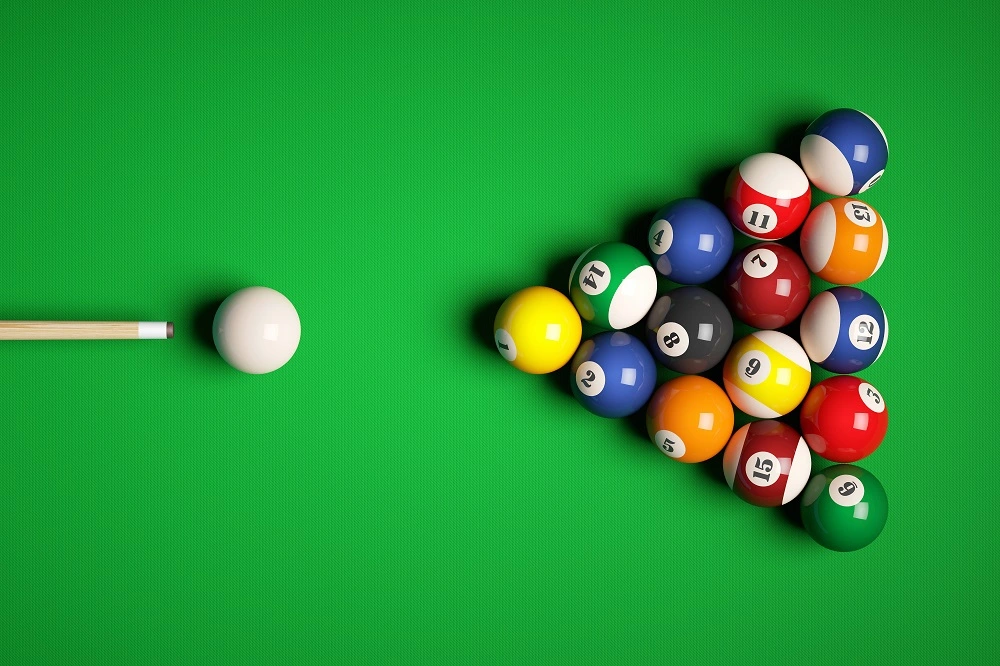
#> input picture AI_Source/AI_01/6_1.OpenCV/images/Billiard.jpg, 1000 x 666 px
$ python OpenCV_addWeighted.py
#> lines starting #> are read from the running program, lines starting #| are printed output that depends on the picture; after the words box and inside, x2 and y2 are one past the last pixel; in counts of white or black regions, pixels touching at a corner belong together
### AI_Source/AI_01/6_1.OpenCV/OpenCV_show_func.py
import cv2
import matplotlib.pyplot as plt

def img_show(title='image', img=None, figsize=(8, 5)):
  plt.figure(figsize=figsize)

  if type(img) == list:
    if type(title) == list:
      titles = title
    else:
      titles = []

      for i in range(len(img)):
        titles.append(title)

    for i in range(len(img)):
      # 흑백을 RGB로, BGR을 RGB로 변경하는 작업
      if len(img[i].shape) <= 2:
        rgbImg = cv2.cvtColor(img[i], cv2.COLOR_GRAY2RGB)
      else:
        rgbImg = cv2.cvtColor(img[i], cv2.COLOR_BGR2RGB)

      # plt.subplot(
      #   1,
      #   len(img),
      #   i + 1,
      # )

      plt.subplot(
        1,
        len(img),
        i + 1
      )

      plt.imshow(rgbImg)
      plt.title(title[i])
      plt.xticks([])
      plt.yticks([])

    plt.show()

  else:
    # 흑백을 RGB로, BGR을 RGB로 변경하는 작업
    if len(img.shape) < 3:
      rgbImg = cv2.cvtColor(img, cv2.COLOR_GRAY2RGB)
    else:
      rgbImg = cv2.cvtColor(img, cv2.COLOR_BGR2RGB)

    plt.imshow(rgbImg)
    plt.title(title)
    plt.xticks([])
    plt.yticks([])
    plt.show()

### AI_Source/AI_01/6_1.OpenCV/OpenCV_addWeighted.py
import cv2
from OpenCV_show_func import img_show

src = cv2.imread('./images/Billiard.jpg', cv2.IMREAD_COLOR)
#> src is the input picture: shape (666, 1000, 3); mean B, G, R 57.3, 151.7, 40
hsv = cv2.cvtColor(src, cv2.COLOR_BGR2HSV)
#> hsv: shape (666, 1000, 3); mean H, S, V 63.5, 209.6, 158.6
h, s, v = cv2.split(hsv)
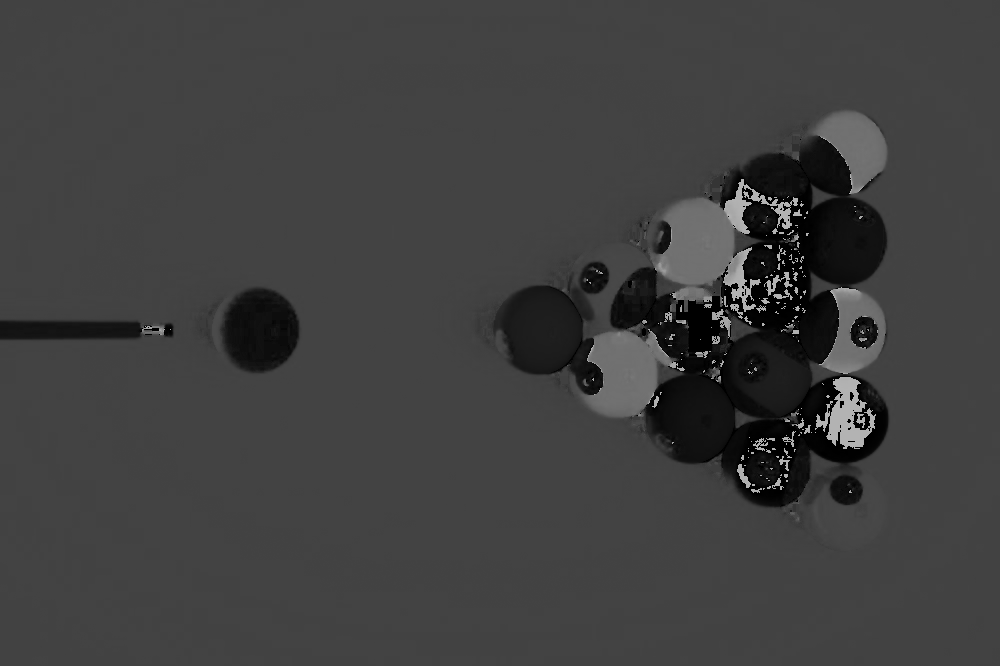
#> h: shape (666, 1000); min 0, max 179, mean 63.5
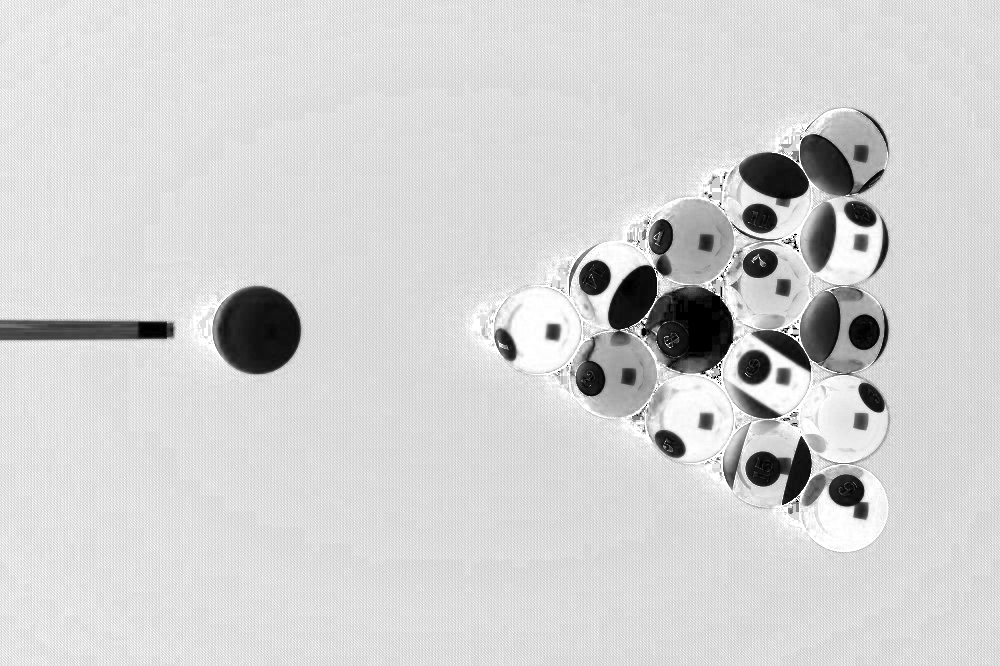
#> s: shape (666, 1000); min 0, max 255, mean 209.6
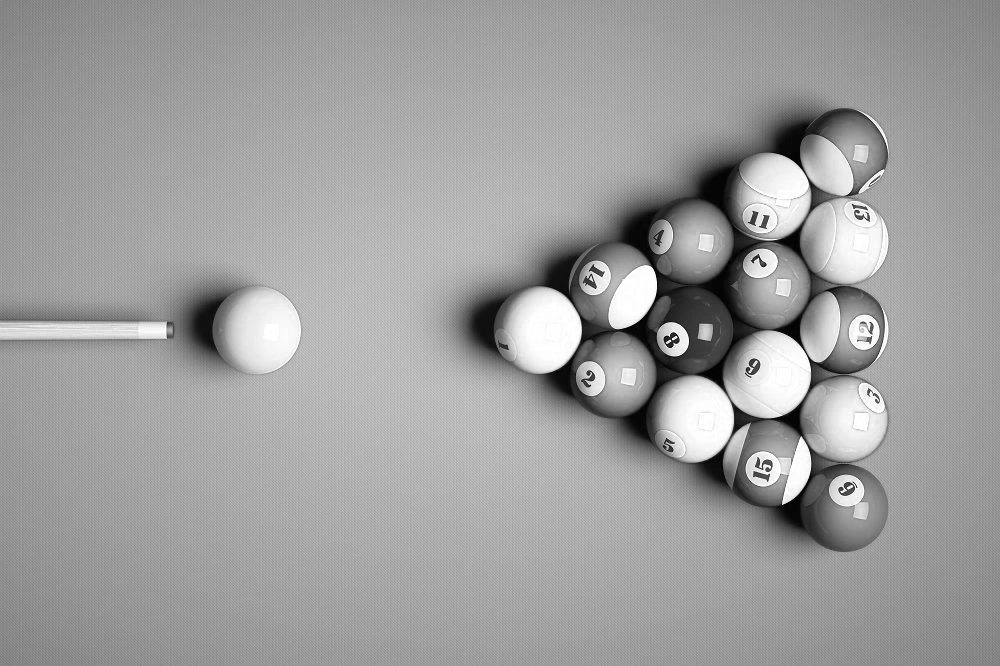
#> v: shape (666, 1000); min 0, max 255, mean 158.6

lower_red = cv2.inRange(
  hsv,
  (0, 100, 100),
  (5, 255, 255)
)
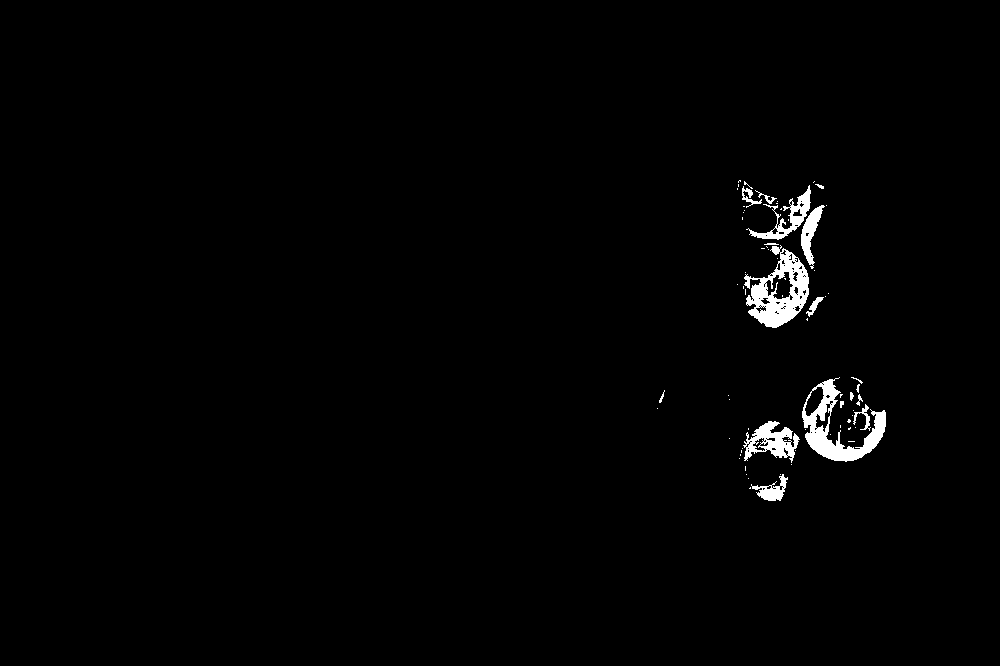
#> lower_red: shape (666, 1000); 1.3% white; 72 white regions (55 under 20 px), largest, box (x1, y1, x2, y2) and area: (744, 245, 809, 328) 2523, (802, 377, 886, 462) 2347, (743, 421, 800, 463) 1138

upper_red = cv2.inRange(
  hsv,
  (170, 100, 100),
  (180, 255, 255)
)
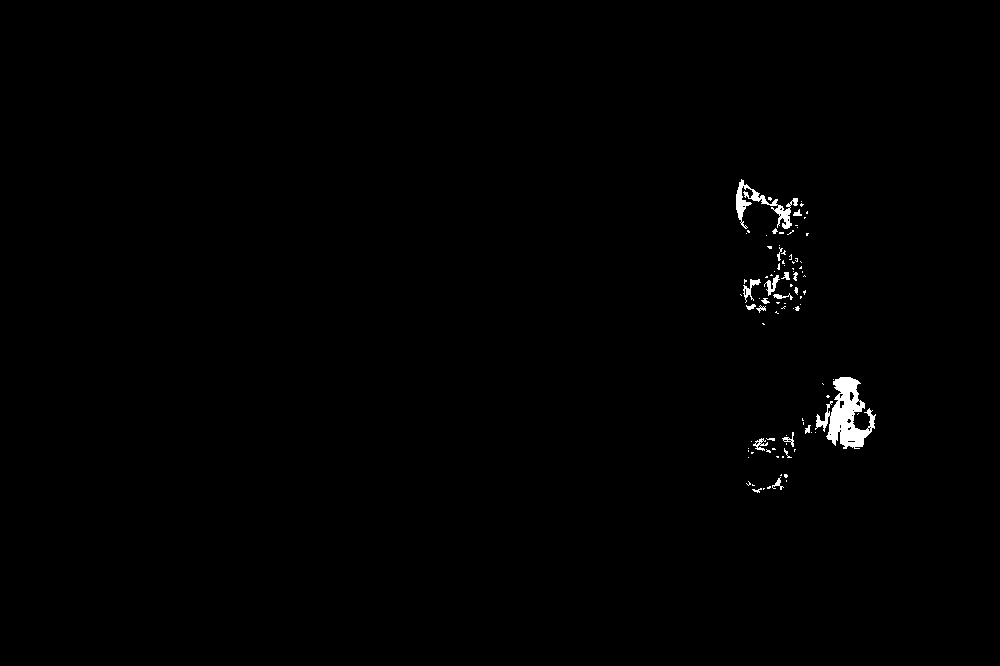
#> upper_red: shape (666, 1000); 0.61% white; 93 white regions (73 under 20 px), largest, box (x1, y1, x2, y2) and area: (815, 377, 876, 449) 2029, (736, 179, 798, 229) 786, (743, 279, 761, 303) 136

added_red = cv2.addWeighted(
  lower_red,
  1.0,
  upper_red,
  1.0,
  0.0
)
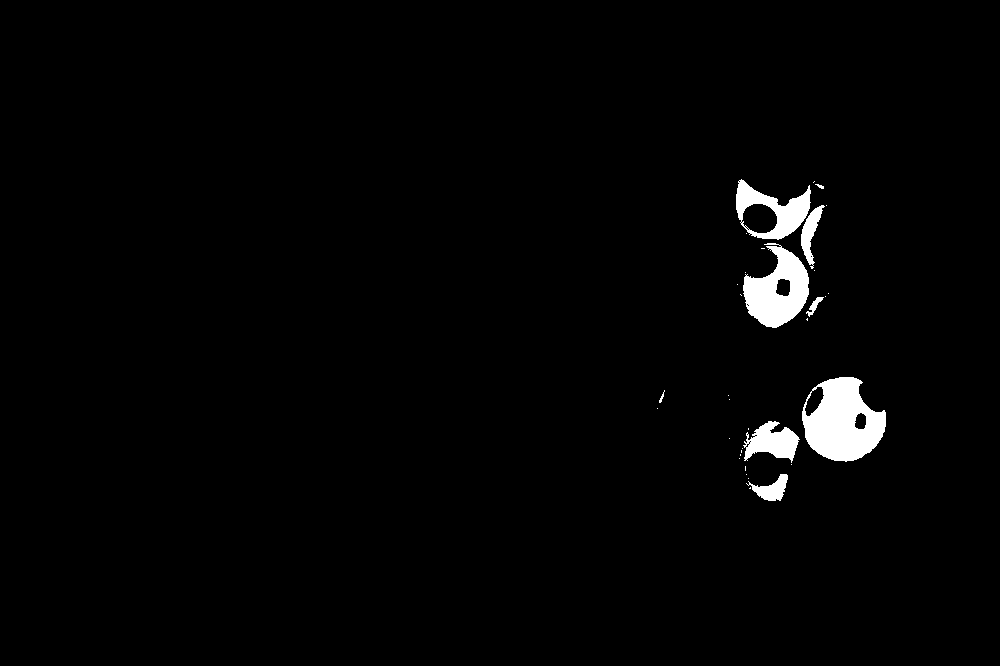
#> added_red: shape (666, 1000); 1.9% white; 34 white regions (25 under 20 px), largest, box (x1, y1, x2, y2) and area: (802, 377, 886, 462) 4726, (743, 243, 809, 328) 3267, (736, 179, 811, 240) 2008

red = cv2.bitwise_and(
  hsv,
  hsv,
  mask=added_red
)
#> red: shape (666, 1000, 3); mean H, S, V 1.1, 4.1, 3.4

red = cv2.cvtColor(red, cv2.COLOR_HSV2BGR)
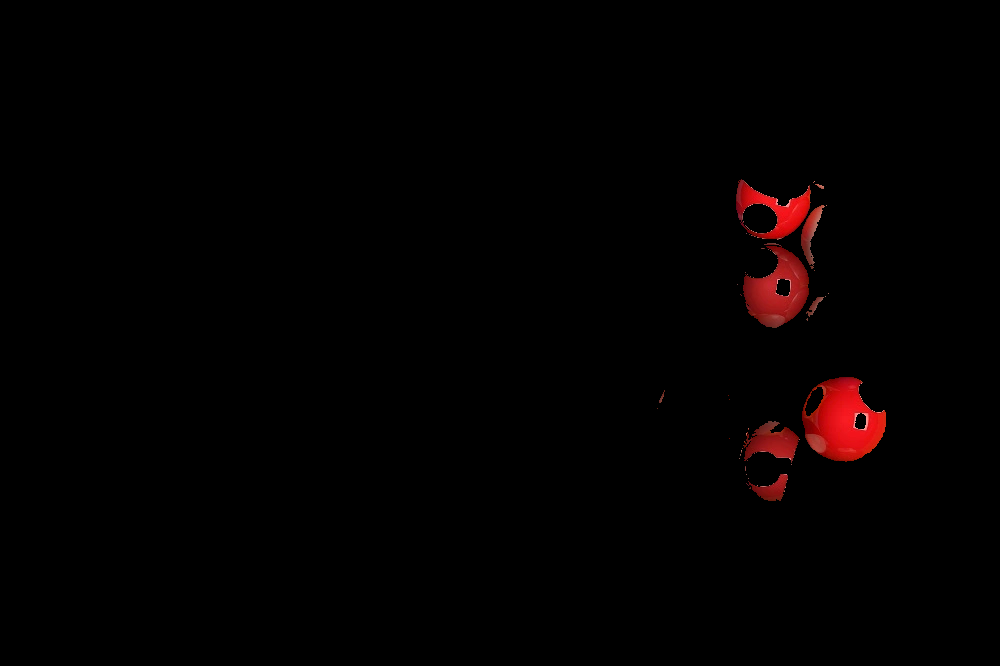
#> red: shape (666, 1000, 3); mean B, G, R 0.5, 0.5, 3.4

img_show(
  ['Original', 'Red'],
  [src, red],
  (8, 4)
)
#> the loop in img_show, `for i in range(len(img)):` made 2 passes

cv2.waitKey()
cv2.destroyAllWindows()
